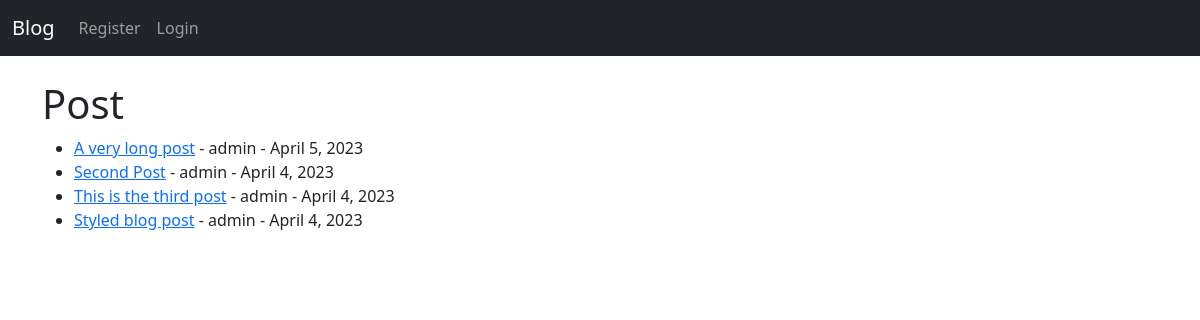
The app's page /, older data.
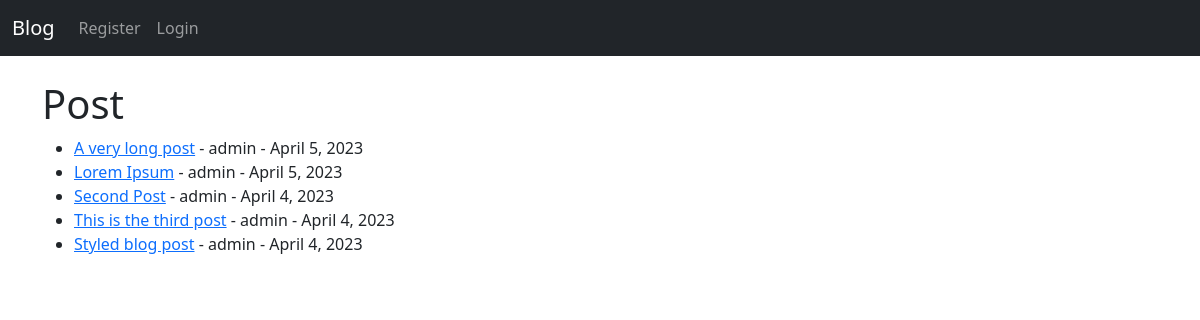
The same page, newer data.
### blog/models.py (models this page shows, shortened)
class Post(models.Model):
    title = models.CharField(max_length=255)
    author = models.ForeignKey(User, on_delete=models.CASCADE)
    body = models.TextField()
    post_date = models.DateField(auto_now_add=True)
    category = models.CharField(max_length=255, default='uncategorized')

### blog/views.py (the view)
# urls.py: path('', HomeView.as_view(), name='home'),
class HomeView(ListView):
    model = Post
    template_name = 'home.html'
    ordering = ['-post_date']

### blog/templates/home.html (shortened to what this page needs)
{% extends 'base.html' %}
{% block content %}
<h1>Post</h1>
<ul>
    {% for post in object_list %}
        <li>
            <a href="{% url 'article-detail' post.pk %}">{{ post.title }}</a> - {{ post.author }} - {{ post.post_date}}
        </li>
    {% endfor %}
</ul>
{% endblock %}

Row changes from the older to the newer data that the page shows:
added Post: title "Lorem Ipsum", author "admin", post_date "April 5, 2023"
